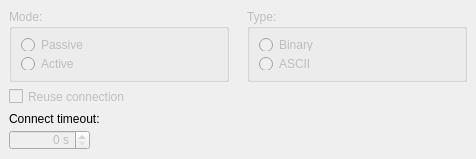
     <widget class="QWidget" name="tab_2">
      <attribute name="title">
       <string>FTP</string>
      </attribute>
      <widget class="QGroupBox" name="groupBox">
       <property name="enabled">
        <bool>false</bool>
       </property>
       <property name="geometry">
        <rect>
         <x>9</x>
         <y>9</y>
         <width>220</width>
         <height>73</height>
        </rect>
       </property>
       <property name="title">
        <string>Mode:</string>
       </property>
       <layout class="QFormLayout" name="formLayout">
        <item row="0" column="0" colspan="2">
         <widget class="QRadioButton" name="radioButton_Mode_Passive">
          <property name="text">
           <string>Passive</string>
          </property>
         </widget>
        </item>
        <item row="1" column="0" colspan="2">
         <widget class="QRadioButton" name="radioButton_Mode_Active">
          <property name="text">
           <string>Active</string>
          </property>
         </widget>
        </item>
       </layout>
      </widget>
      <widget class="QCheckBox" name="checkBox_ReuseConnection">
       <property name="enabled">
        <bool>false</bool>
       </property>
       <property name="geometry">
        <rect>
         <x>9</x>
         <y>88</y>
         <width>221</width>
         <height>17</height>
        </rect>
       </property>
       <property name="text">
        <string>Reuse connection</string>
       </property>
      </widget>
      <widget class="QGroupBox" name="groupBox_2">
       <property name="enabled">
        <bool>false</bool>
       </property>
       <property name="geometry">
        <rect>
         <x>247</x>
         <y>9</y>
         <width>220</width>
         <height>73</height>
        </rect>
       </property>
       <property name="title">
        <string>Type:</string>
       </property>
       <layout class="QFormLayout" name="formLayout_2">
        <property name="fieldGrowthPolicy">
         <enum>QFormLayout::AllNonFixedFieldsGrow</enum>
        </property>
        <item row="0" column="0" colspan="2">
         <widget class="QRadioButton" name="radioButton_Type_Binary">
          <property name="text">
           <string>Binary</string>
          </property>
         </widget>
        </item>
        <item row="1" column="0" colspan="2">
         <widget class="QRadioButton" name="radioButton_Type_ASCII">
          <property name="text">
           <string>ASCII</string>
          </property>
         </widget>
        </item>
       </layout>
      </widget>
      <widget class="QSpinBox" name="spinBox_FTP_ConnectTimeout">
       <property name="enabled">
        <bool>false</bool>
       </property>
       <property name="geometry">
        <rect>
         <x>9</x>
         <y>130</y>
         <width>81</width>
         <height>20</height>
        </rect>
       </property>
       <property name="alignment">
        <set>Qt::AlignRight|Qt::AlignTrailing|Qt::AlignVCenter</set>
       </property>
       <property name="suffix">
        <string notr="true"> s</string>
       </property>
      </widget>
      <widget class="QLabel" name="label_14">
       <property name="enabled">
        <bool>true</bool>
       </property>
       <property name="geometry">
        <rect>
         <x>9</x>
         <y>111</y>
         <width>221</width>
         <height>16</height>
        </rect>
       </property>
       <property name="text">
        <string>Connect timeout:</string>
       </property>
       <property name="buddy">
        <cstring>spinBox_FTP_ConnectTimeout</cstring>
       </property>
      </widget>
     </widget>
